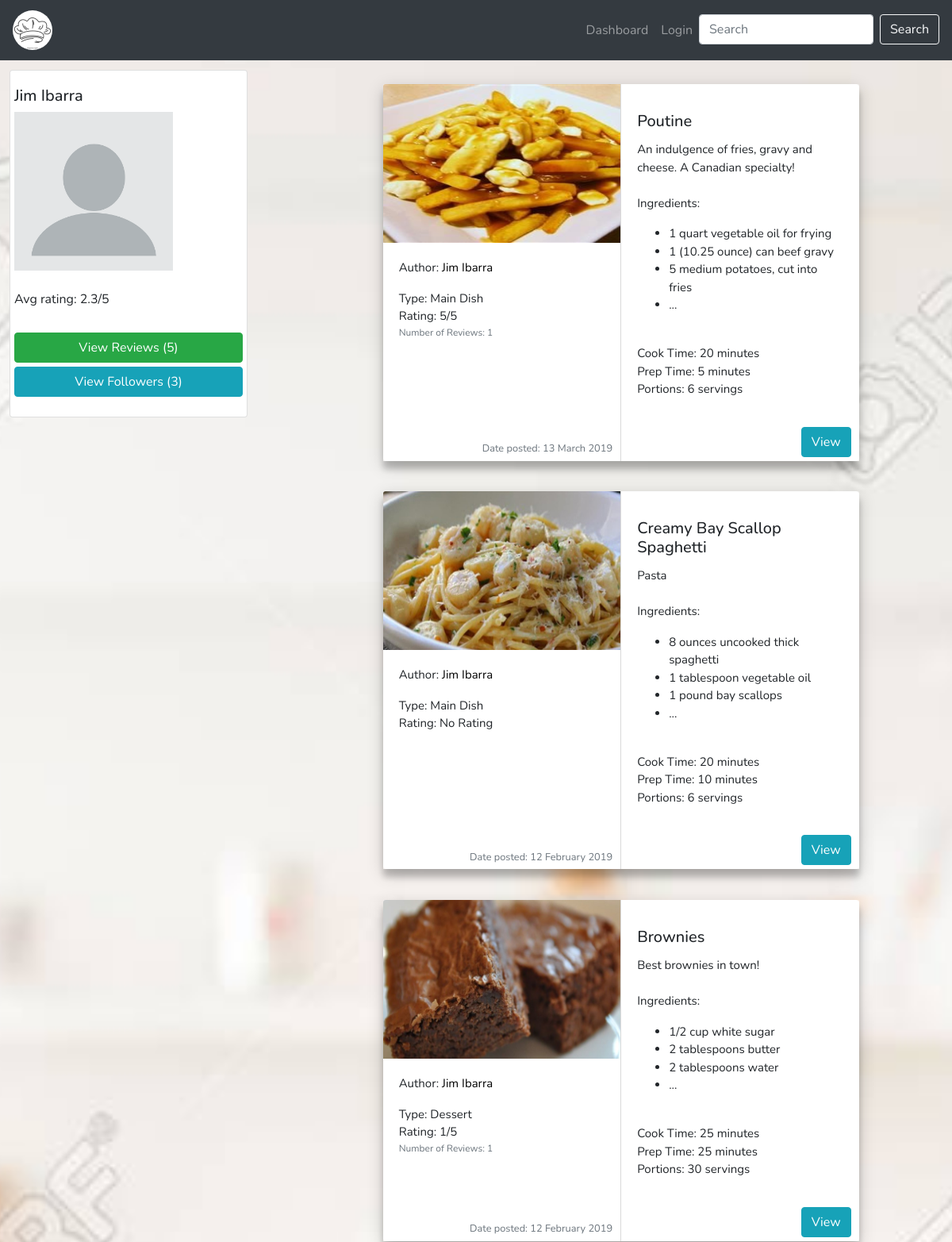
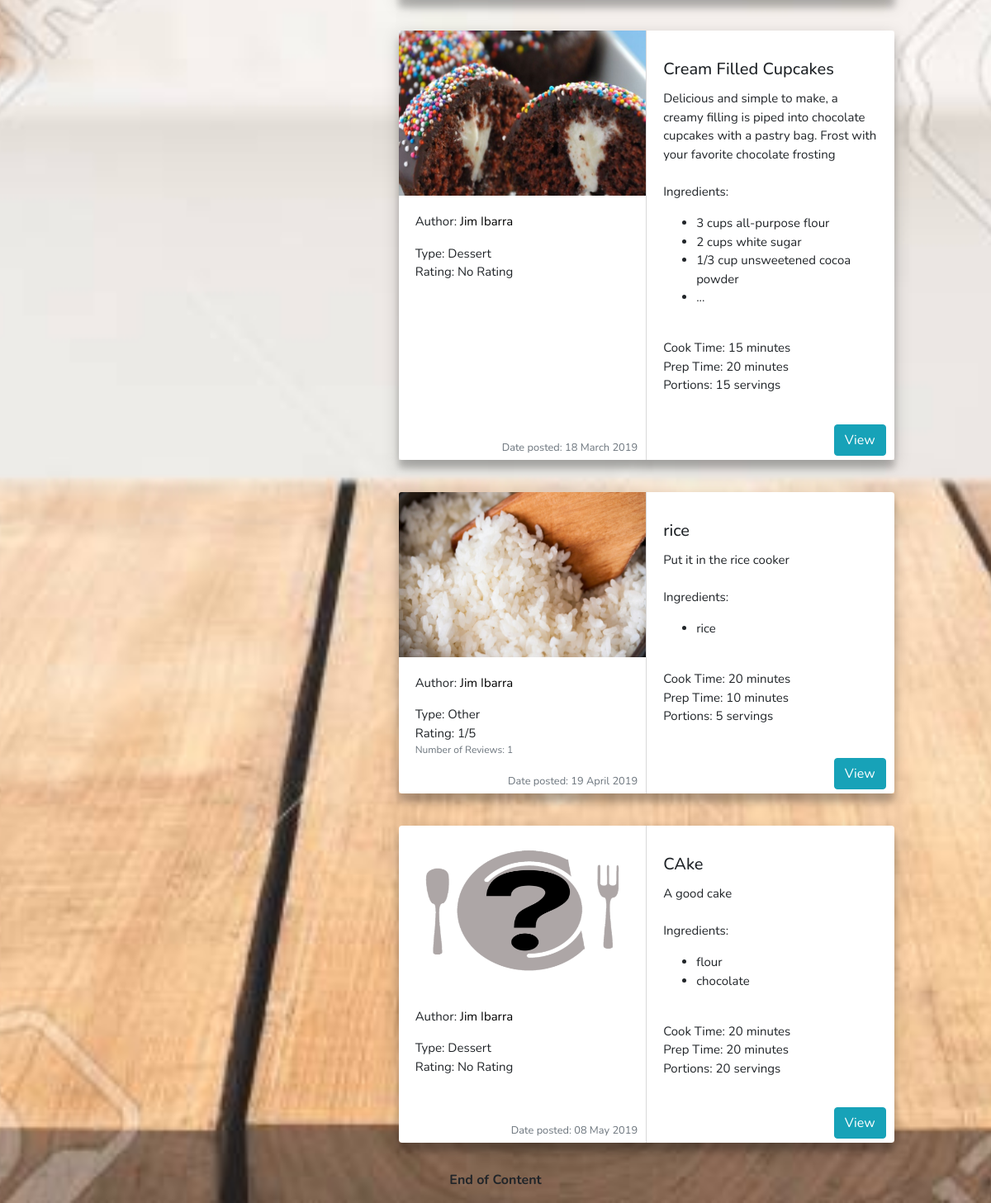
Screenshot of /profile/index/6 with the database file from the repository (2 pictures, top to bottom).
### tables this page shows
CREATE TABLE `profile` (
  `profile_id` int(6) NOT NULL,
  `user_id` int(6) NOT NULL,
  `first_name` varchar(25) NOT NULL,
  `last_name` varchar(25) NOT NULL,
  `picture_id` int(11) NOT NULL DEFAULT '2'
);

CREATE TABLE `picture` (
  `picture_id` int(6) NOT NULL,
  `path` text NOT NULL
);

CREATE TABLE `post` (
  `post_id` int(6) NOT NULL,
  `profile_id` int(6) NOT NULL,
  `type_id` int(6) NOT NULL,
  `title` varchar(30) NOT NULL,
  `picture_id` int(6) NOT NULL,
  `description` varchar(250) NOT NULL,
  `ingredients` text NOT NULL,
  `time` varchar(20) NOT NULL,
  `preperation_time` varchar(60) NOT NULL,
  `directions` text NOT NULL,
  `portions` int(11) NOT NULL,
  `date_posted` timestamp NOT NULL DEFAULT CURRENT_TIMESTAMP
);

CREATE TABLE `type` (
  `type_id` int(6) NOT NULL,
  `description` varchar(30) NOT NULL
);

### htdocs/app/core/Controller.php (called while the page is built, shortened)
<?php
	require_once ('app/views/layout/layout.php');
	class Controller{
		public function model($model){
			return new $model();
		}
		public function view($view, $method, $data = []){
			require_once 'app/views/' . $view  . "/" . $method . '.php';
		}
	}

### htdocs/app/controllers/profile.php (called while the page is built, shortened)
<?php
	class Profile extends Controller{
		public function index($id = -1){
			$profileModel  = $this->model('ProfileModel');
			$postModel     = $this->model('PostModel');
			$relationModel = $this->model('RelationModel');
			$reviewModel   = $this->model('ReviewModel');
			$profile = $profileModel->getProfileData($id);
			$postQuery = "SELECT post.*, ROUND(AVG(REVIEW.RATING),1) avg, type.description as typeDesc, picture.path, CONCAT(profile.first_name, ' ', profile.last_name) AS name,
				COUNT(review.post_id) as numReviews
			FROM post
			 LEFT JOIN review
				ON review.post_id = post.post_id
			 INNER JOIN type
			 	ON type.type_id = post.type_id
			 INNER JOIN picture
			 	ON picture.picture_id = post.picture_id
			 INNER JOIN profile
			 	ON profile.profile_id =  post.profile_id
			WHERE post.profile_id = " . $profile->profile_id ."
			GROUP BY post.post_id";
			$posts = $postModel->showPosts($postQuery);
			$numFollowing = $relationModel->getNumFollowing($id);
			$numReviews = $reviewModel->getNumReviews($id);
			$this->view('profile', 'index', [$profile, $numFollowing, $numReviews]);
			$this->view('post', 'cards', $posts);
		}
	}

### htdocs/app/core/App.php (called while the page is built, shortened)
<?php
	class App{
		protected $method = 'dashboard';
		public function __construct(){
			$url = $this->parseUrl();
			if(file_exists('app/controllers/' . $url[0] . '.php')){
				unset($url[0]);
			}
			$this->controller = new $this->controller;
			if(isset($url[1])){
				if(method_exists($this->controller, $url[1])){
					$this->method = $url[1];
					unset($url[1]);
				}
			}
			$this->params = $url ? array_values($url) : [];
			call_user_func_array([$this->controller, $this->method], $this->params);
		}
		public function parseUrl(){
			if(isset($_GET['url'])){
				return $url = explode('/', filter_var(rtrim($_GET['url'], '/'), FILTER_SANITIZE_URL));
			}
		}
	}

### htdocs/index.php (called while the page is built, shortened)
<?php
	$app = new App;

### htdocs/app/core/Model.php (called while the page is built, shortened)
<?php
class Model {
	function __construct(){
		$host = 'localhost';
		$dbname = 'Project';
		$user = 'root';
		$pass = '';
		try{
			$this->_connection = new PDO("mysql:host=$host; dbname=$dbname", $user, $pass);
		}catch(PDOException $e){
			echo $e->getMessage();
		}
	}
}

### htdocs/app/models/ProfileModel.php (called while the page is built, shortened)
<?php
	class ProfileModel extends Model{
		public function getProfileData($id){
			$impossibleNum = -999;
			$query = "SELECT *, picture.picture_id, CONCAT(profile.first_name, ' ', profile.last_name) as name,
						(SELECT ROUND(AVG(rating),1)
						 FROM review INNER JOIN post USING (post_id)
						 WHERE post.profile_id = :id
						 GROUP BY post.profile_id) as avg,
			  			(SELECT relation.profile_id_follow
			     		 FROM relation
			    		 WHERE relation.profile_id_follower = :myProfile AND relation.profile_id_follow = :id) as following,
						(SELECT COUNT(relation.profile_id_follower)
						 FROM relation
						 WHERE profile_id_follow =  :id
						 GROUP BY profile_id_follow) as numFollowers
					FROM profile
					INNER JOIN picture
						ON profile.picture_id = picture.picture_id
					WHERE profile.profile_id = :id";
			$STH = $this->_connection->prepare($query);
			$STH->setFetchMode(PDO::FETCH_CLASS, 'ProfileModel');
			if(isset($_SESSION['profile_id'])){
				$STH->bindParam(':myProfile', $_SESSION['profile_id']);
			}else{
				$STH->bindParam(':myProfile', $impossibleNum);
			}
			$STH->bindParam(':id', $id);
			$STH->execute();
			return $STH->fetch();
		}
	}

### htdocs/app/models/ReviewModel.php (called while the page is built, shortened)
<?php
	class ReviewModel extends Model{
		public function getNumReviews($id){
			$query = "SELECT COUNT(review_id) as numReviews
					  FROM review
					  WHERE review.profile_id = :id";
			$STH = $this->_connection->prepare($query);
			$STH->execute(['id'=>$id]);
			$STH->setFetchMode(PDO::FETCH_CLASS, 'ReviewModel');
			return $STH->fetch();
		}
	}

### htdocs/app/models/PostModel.php (called while the page is built, shortened)
<?php
class PostModel extends Model{
	public function showPosts($query, $search = ''){
		$STH = $this->_connection->prepare($query);
		$STH->setFetchMode(PDO::FETCH_CLASS,'PostModel');
		if($search != ''){
			$safe_var = preg_replace("/[^a-zA-Z]/", "", $search);
			if($safe_var == ""){
				return null;
			}
			$safe_var = str_replace(" ", "%", $search);
			$STH->execute(['search'=>'%'.$safe_var.'%']);
		}else{
			$STH->execute();
		}
		return $STH->fetchAll();
	}
}

### htdocs/app/views/post/cards.php (the view, shortened to what this page needs)
<div id='allrecipes'>
	<div class='row justify-content-center recipeRow'>
		<?php
			foreach ($data as $value) {
				if($value->avg == 0){
					$value->avg = 'No Rating';
				}else{
					$value->avg = round($value->avg,1). '/5';
				}
				$ingredients = explode(PHP_EOL, $value->ingredients);
				$ingredientsList = '';
				$deleteBtn = '';
				$count = 0;
				$maxStrLength = 70;
				$start = 0;
		       foreach($ingredients as $item){
		       		if(strlen($item) > $maxStrLength){
		       			$ingredientsList .= "<li>" . substr($item, $start, $maxStrLength) . "...</li>";
		       		}elseif($item != '')
						$ingredientsList .= "<li>$item</li>";
					if($count == 2){
						$ingredientsList .= "<li>...</li>";
						break;
					}
					$count++;
				}
				$numReviews = '';
				if($value->numReviews != 0){
					$numReviews = "<small class='text-muted'>Number of Reviews: ". $value->numReviews ."</small>";
				}
				$date = date_create_from_format("Y-m-d H:i:s",$value->date_posted);
				$formattedDate = date_format($date, "d F Y");
				print "
				<div class='card-group recipe' style='width: 600px; margin-left: 50px'>
					<div class='card' style='border-right: 1px solid #d9d9d9;'>
						<a href='/post/viewPost/". $value->post_id ."'><img id='recipeImage' class='card-img-top' src='". $value->path ."'></a>
						<div class='card-body'>
							<p class='card-text'>Author: <a href='/profile/index/".$value->profile_id ."'>". $value->name ."</a></p>
							Type: ". $value->typeDesc."
								<br/> Rating: ". $value->avg ."<br/>
								". $numReviews ."<br/>
						</div>
						<div class='footer'>
							<small class='text-muted float-right' style='margin-right: 10px;'>Date posted: ". $formattedDate ."</small>
						</div>
					</div>
					<div class='card'>
						<div class='card-body'>
							<form onsubmit='return validateForm()' action='/post/delete/". $value->post_id ."' method='post'>
							". $deleteBtn ."
							</form>
							<h5 class='card-title' id='recipeTitle'>". $value->title ."</h5>
							<p class='card-text'>
								". $value->description ."<br/><br/>
								Ingredients: <br/>
								<ul id='listIngredients'>
									". $ingredientsList ."
								</ul>
								<br/>Cook Time: ". $value->time ."
								<br/>Prep Time: ". $value->preperation_time ."
								<br/>Portions: ". $value->portions ." servings
							</p>
						</div>
						<div class='footer'>
							<div class='float-right'>
								<a class='btn btn-info' href='/post/viewPost/" . $value->post_id ."'>View</a>
							</div>
						</div>
					</div>
				</div>
				";
			}
			if($data == null){
				print "There are no posts :(";
			}else{
				print "</div><br/>
				<p style='text-align: center'
				><b>End of Content</b></p>";
			}
		?>
	</div>

### htdocs/app/views/profile/index.php (shortened to what this page needs)
<html>
	<head>
        <link href='/css/cardPost.css' rel='stylesheet'/>
        <link href='/css/profileIndex.css' rel='stylesheet'/>
	</head>
	<body>
		<div class='card-group profileCard' style='width: 300px'>
    		<div class='card'>
    			<div class='card-body'>
    				<div class='row'>
    				    <div id='profile'>
    				        <h5><?php echo $data[0]->name?></h5>
    				        <img src='<?php echo $data[0]->path ?>'/>
    				        <?php
    				        	if($data[0]->avg == 0){
    				        		$data[0]->avg = "No rating";
    				        	}else{
    				        		$data[0]->avg .= "/5";
    				        	}
    				        ?>
    				        <br/>Avg rating: <?php echo $data[0]->avg ?>
    				    </div>
    				    <div class='profileBtns'>
    				    	<?php
                                if($data[0]->numFollowers == null){
                                    $numFollowers = 0;
                                }else{
                                    $numFollowers = $data[0]->numFollowers;
                                }
                                print "<a href='/review/index/" . $data[0]->profile_id ."'   class='btn btn-success'>View Reviews (" . $data[2]->numReviews .") </a>
                                <a href='/relation/followers/" . $data[0]->profile_id ."'   class='btn btn-info'>View Followers (". $numFollowers . ")</a>";
    				    	?>
    				     </div>
    				 </div>
    			</div>
    		</div>
    	</div>
	</body>
</html>

### htdocs/css/layoutCss.css (style rules this page uses)
body { font-family: 'Nunito', sans-serif; }

### htdocs/css/cardPost.css (style rules this page uses)
#recipeImage { height: 200px; }
#allrecipes .card .btn { margin-right: 10px; }
#allrecipes .card { border: none; }
#allrecipes .card-body { font-size: 15px; }
#allrecipes .card-group { margin-top: 30px; box-shadow: 0 10px 8px 0 rgba(0, 0, 0, 0.2), 0 6px 20px 0 rgba(0, 0, 0, 0.19); }
#allrecipes .footer { margin-bottom: 5px; }
a { color: black; }

### htdocs/css/profileIndex.css (style rules this page uses)
body { background: url("/App/images/profileIndexBackground.jpg"); min-height: 100%; background-repeat: no-repeat; background-attachment: fixed; background-position: center; background-size: cover }
.card-group { margin: 1%; }
.profileBtns { margin-top:30px; float:right; }
.profileBtns a { margin-bottom: 5px; width: 100%; }
img { width: 200px; height: 200px; display:block; margin-right: 5px; }
.profileCard { float: left; }

### rows the page displays
profile: picture.path (picture)
post: picture.path (picture), name "Jim Ibarra", type.description "Main Dish", avg "5/5", numReviews "1", date_posted "13 March 2019", title "Poutine", description "An indulgence of fries, gravy and cheese. A Canadian specialty!", ingredients "1 quart vegetable oil for frying", ingredients "1 (10.25 ounce) can beef gravy", ingredients "5 medium potatoes, cut into fries", time "20 minutes", preperation_time "5 minutes", portions "6"
post: picture.path (picture), name "Jim Ibarra", type.description "Main Dish", avg "No Rating", date_posted "12 February 2019", title "Creamy Bay Scallop Spaghetti", description "Pasta", ingredients "8 ounces uncooked thick spaghetti", ingredients "1 tablespoon vegetable oil", ingredients "1 pound bay scallops", time "20 minutes", preperation_time "10 minutes", portions "6"
post: picture.path (picture), name "Jim Ibarra", type.description "Dessert", avg "1/5", numReviews "1", date_posted "12 February 2019", title "Brownies", description "Best brownies in town!", ingredients "1/2 cup white sugar", ingredients "2 tablespoons butter", ingredients "2 tablespoons water", time "25 minutes", preperation_time "25 minutes", portions "30"
post: picture.path (picture), name "Jim Ibarra", type.description "Dessert", avg "No Rating", date_posted "18 March 2019", title "Cream Filled Cupcakes", description "Delicious and simple to make, a creamy filling is piped into chocolate cupcakes with a pastry bag. Frost with your favorite chocolate frosting", ingredients "3 cups all-purpose flour", ingredients "2 cups white sugar", ingredients "1/3 cup unsweetened cocoa powder", time "15 minutes", preperation_time "20 minutes", portions "15"
post: picture.path (picture), name "Jim Ibarra", type.description "Other", avg "1/5", numReviews "1", date_posted "19 April 2019", title "rice", description "Put it in the rice cooker", ingredients "rice", time "20 minutes", preperation_time "10 minutes", portions "5"
post: picture.path (picture), name "Jim Ibarra", type.description "Dessert", avg "No Rating", date_posted "08 May 2019", title "CAke", description "A good cake", ingredients "flour", ingredients "chocolate", time "20 minutes", preperation_time "20 minutes", portions "20"

### other values shown
$data[0]->name "Jim Ibarra"
$data[0]->avg "2.3/5"
$data[2]->numReviews "5"
$numFollowers "3"
